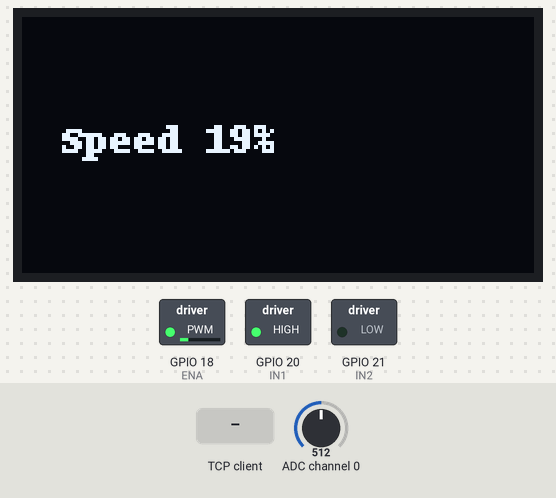
Bench run of a program on a simulated Raspberry Pi (BCM pin numbers). Shown: 128×64 one-colour display, switched loads named in the program (green lamp = pin HIGH). The inputs (shaded band) are chosen by the test bench; at power-on: ADC channel 0 = 512 (analog values on the 0–1023 scale). One TCP client connects 1 s after the port opens and stays connected; threads take turns every 2 ms; what the program prints to the terminal is not drawn.

Above: at 1.68 s.
1.7 s: the TCP client sends "workinprogress\n"
At 2.9 s:
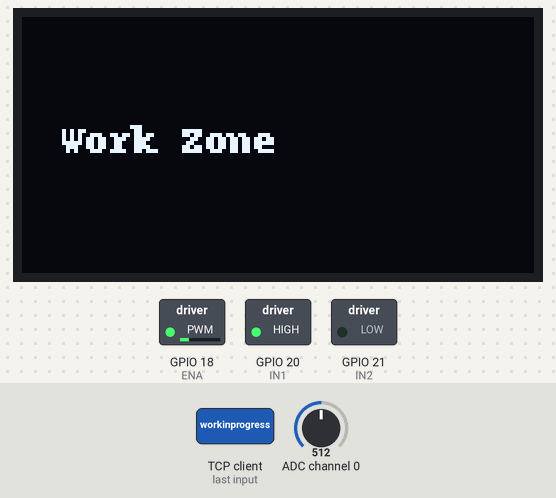
3.2 s: the TCP client sends "crossing\n"
At 4.3 s:
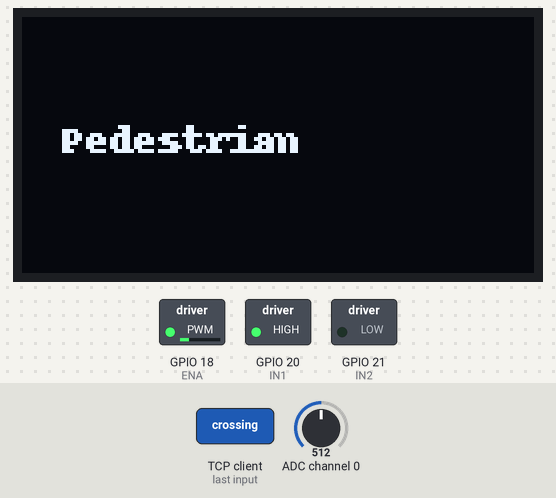
6.2 s: the TCP client sends "slowdown\n"
7.7 s: ADC channel 0 set to 716
At 9.5 s:
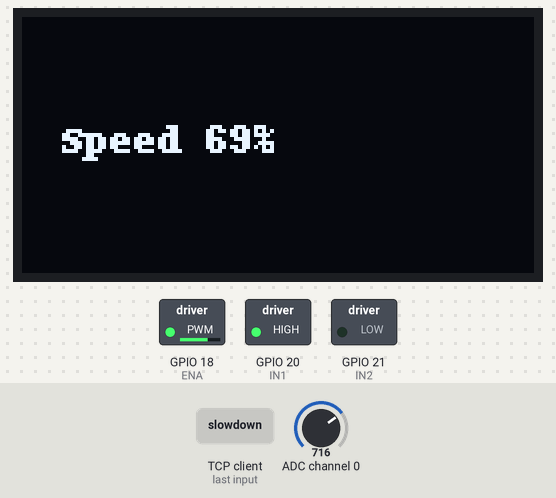
9.8 s: ADC channel 0 set to 1023
At 11.7 s:
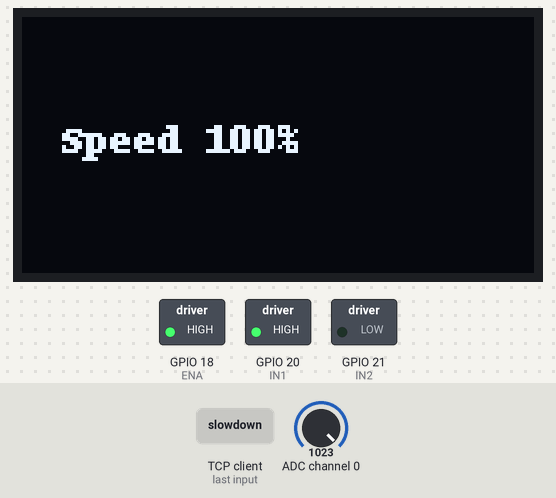
12.3 s: the TCP client sends "speedlimit\n"
At 13.7 s:
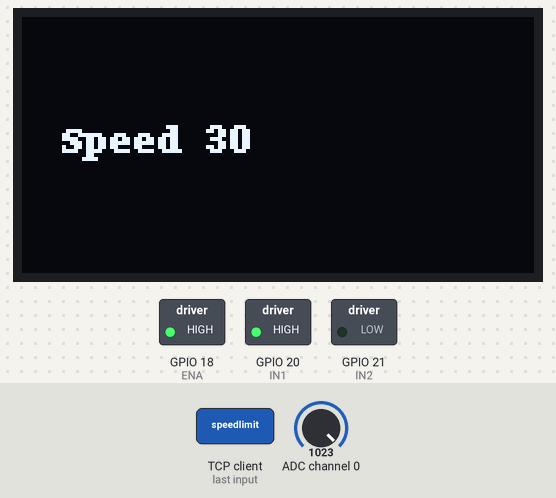
Timing chart, 0 to 14.8 s (numbered marks = the images above; inputs shaded):
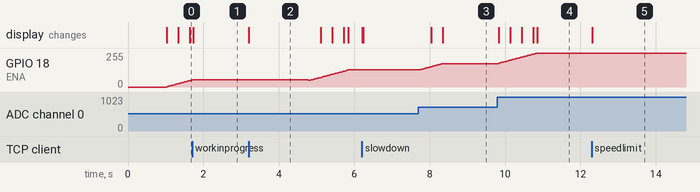

The program:

traffic.py
```python
import spidev
import socket
import time
import RPi.GPIO as GPIO
from threading import Thread
from collections import deque

from luma.core.interface.serial import spi as oled_spi
from luma.oled.device import ssd1306
from PIL import Image, ImageDraw, ImageFont

# ---------------- GPIO SETUP ----------------
GPIO.setmode(GPIO.BCM)
GPIO.setwarnings(False)

ENA = 18
IN1 = 20
IN2 = 21

GPIO.setup(ENA, GPIO.OUT)
GPIO.setup(IN1, GPIO.OUT)
GPIO.setup(IN2, GPIO.OUT)

pwm = GPIO.PWM(ENA, 1000)
pwm.start(0)

GPIO.output(IN1, GPIO.HIGH)
GPIO.output(IN2, GPIO.LOW)

# ---------------- MCP3008 (ADC) ----------------
spi_adc = spidev.SpiDev()
spi_adc.open(0, 0)
spi_adc.max_speed_hz = 1350000

def read_adc(channel=0):
    adc = spi_adc.xfer2([1, (8 + channel) << 4, 0])
    return ((adc[1] & 3) << 8) + adc[2]

# ---------------- OLED ----------------
serial = oled_spi(port=0, device=1, gpio_DC=25, gpio_RST=27)
device = ssd1306(serial)
font = ImageFont.load_default()

def show_message(msg):
    image = Image.new("1", (device.width, device.height))
    draw = ImageDraw.Draw(image)
    draw.rectangle((0, 0, device.width, device.height), fill=0)
    draw.text((10, 25), msg, font=font, fill=255)
    device.display(image)

# ---------------- POT SMOOTHING ----------------
buffer = deque(maxlen=10)
current_speed = 0

def get_smooth_speed():
    raw = read_adc(0)
    buffer.append(raw)
    avg = sum(buffer) / len(buffer)
    return int((avg / 1023) * 100)

# ---------------- MOTOR ----------------
def set_speed(speed):
    pwm.ChangeDutyCycle(speed)

def gradual_speed(target):
    global current_speed
    while current_speed != target:
        if current_speed < target:
            current_speed += 1
        else:
            current_speed -= 1
        set_speed(current_speed)
        time.sleep(0.05)

# ---------------- SOCKET ----------------
HOST = '0.0.0.0'
PORT = 5000

server = socket.socket(socket.AF_INET, socket.SOCK_STREAM)
server.bind((HOST, PORT))
server.listen(1)

print("🚀 Waiting for ML connection...")
conn, addr = server.accept()
print("Connected:", addr)

# ---------------- ML HANDLER ----------------
override_active = False

def handle_ml(label):
    global override_active

    override_active = True

    if label == "workinprogress":
        show_message("Work Zone")
        time.sleep(3)
        gradual_speed(20)

    elif label == "speedlimit":
        show_message("Speed 30")
        time.sleep(5)
        gradual_speed(30)

    elif label == "crossing":
        show_message("Pedestrian")
        time.sleep(3)

    elif label == "slowdown":
        show_message("Slow Down")
        time.sleep(3)

    override_active = False

# ---------------- MAIN LOOP ----------------
try:
    while True:

        # ---- Receive ML ----
        conn.settimeout(0.01)
        try:
            data = conn.recv(1024)
            if data:
                label = data.decode().strip()
                print("📩 ML:", label)
                Thread(target=handle_ml, args=(label,)).start()
        except:
            pass

        # ---- Pot Control ----
        if not override_active:
            target_speed = get_smooth_speed()

            if current_speed < target_speed:
                current_speed += 1
            elif current_speed > target_speed:
                current_speed -= 1

            set_speed(current_speed)
            show_message(f"Speed {current_speed}%")

        time.sleep(0.02)

except KeyboardInterrupt:
    print("Stopping...")

# ---------------- CLEANUP ----------------
pwm.stop()
GPIO.cleanup()
spi_adc.close()
conn.close()
```

Measured:
- after the input at 1.7 s, GPIO 18 (ENA): goes on until 1.7 s, then stays 56/255; the display: changes at once (image 1)
- after the input at 3.2 s, the display: changes at once (image 2)
- after the input at 7.7 s, GPIO 18 (ENA): moves from 128/255 to 176/255 over 0.61 s, starting at once; the display: first changes after 0.34 s (image 3 shows a later state)
- after the input at 9.8 s, GPIO 18 (ENA): moves from 176/255 to 255/255 over 1.0 s, starting at once; the display: first changes at once (image 4 shows a later state)
- after the input at 12.3 s, the display: changes at once (image 5)
- what the display in image 2 shows lasts 1.9 s, from 3.2 s to 5.1 s
